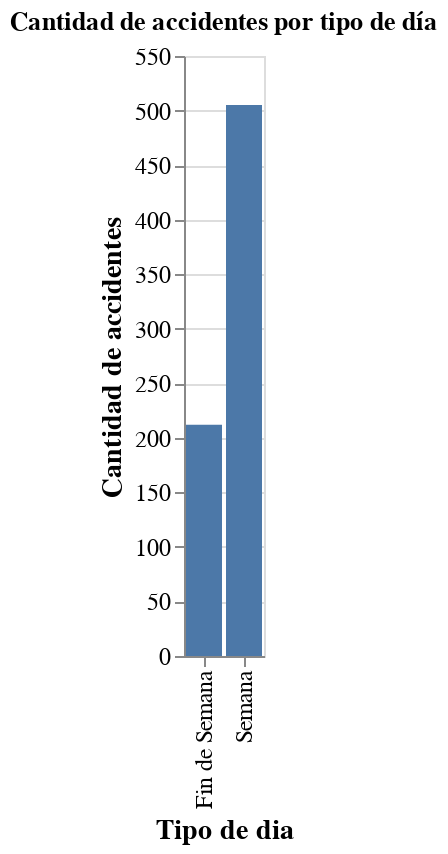

Notebook code cell kept with this figure:
### Markdown cell above
Se busca en este punto es comparar la cantidad de accidentes en los días de semana (de lunes a viernes) y los fines de semana (sábados y domingos).

### Code cell
herramientas.accidentes_por_tipo_dia(df_homicidios)

### Figure 1 — Vega-Lite specification as saved in the notebook (floating-point values rounded to 4 significant figures)
{"config": {"view": {"continuousWidth": 300, "continuousHeight": 300}, "axis": {"labelFontSize": 12, "titleFontSize": 14}}, "data": {"name": "data-48d190f317621ef96df6977b32e1eb6a"}, "mark": {"type": "bar"}, "encoding": {"x": {"field": "Tipo de dia", "type": "nominal"}, "y": {"field": "Cantidad de accidentes", "type": "quantitative"}}, "title": "Cantidad de accidentes por tipo de día", "$schema": "https://vega.github.io/schema/vega-lite/v5.16.3.json", "datasets": {"data-48d190f317621ef96df6977b32e1eb6a": [{"Tipo de dia": "Semana", "Cantidad de accidentes": 505}, {"Tipo de dia": "Fin de Semana", "Cantidad de accidentes": 212}]}}
